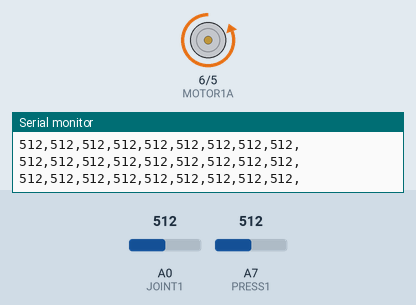
Recording of a sketch running on a simulated Arduino Nano, built with avr-gcc and run on an emulated ATmega328P. Parts: motor-driver pin pairs drawn as motors (green arrow = first pin HIGH = forward, orange = second pin HIGH = backward, longer = more drive), the last lines printed to the serial monitor. The inputs (shaded band) are chosen by the test bench; at power-on: A0 (JOINT1) = 512, A7 (PRESS1) = 512.

Above: at 1.2 s.
1.3 s: A0 (JOINT1) set to 105
4.3 s: A0 (JOINT1) set to 91
At 4.8 s:
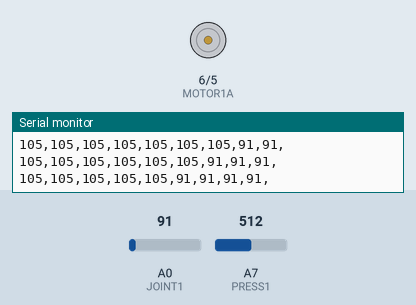
5.8 s: A0 (JOINT1) set to 110
At 6.7 s:
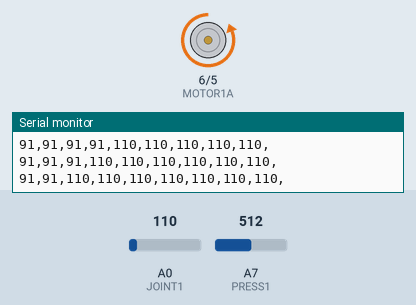
7.3 s: A0 (JOINT1) set to 90
At 8.6 s:
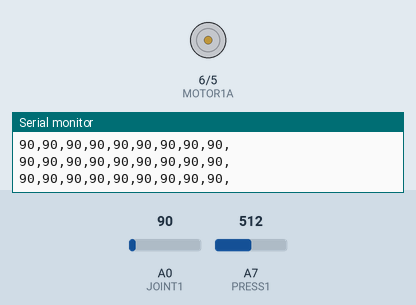
Timing chart, 0 to 9.8 s (numbered marks = the images above; inputs shaded):
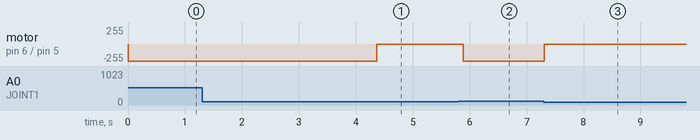

Measured:
- the behaviour switches between 101 and 100 on A0 (JOINT1) (found by bisection; images 0 and 1)
- after the input at 4.3 s, motor on pin 6 (MOTOR1A) / pin 5 (MOTOR1B): backward 255/255 → stopped after 0.07 s
- after the input at 5.8 s, motor on pin 6 (MOTOR1A) / pin 5 (MOTOR1B): stopped → backward 255/255 after 0.09 s
- after the input at 7.3 s, motor on pin 6 (MOTOR1A) / pin 5 (MOTOR1B): backward 255/255 → stopped at once

The sketch:

reg_test.ino
```cpp
#define MOTOR1A 6
#define MOTOR1B 5
#define JOINT1 A0
#define PRESS1 A7

int buff_len = 10;
int reg_buff[] = {0,0,0,0,0,0,0,0,0,0};


void setup() {
  pinMode(MOTOR1A, OUTPUT);
  pinMode(MOTOR1B, OUTPUT);
  pinMode(JOINT1, INPUT);
  pinMode(PRESS1, INPUT);
  Serial.begin(9600);
}


void forward() {
  //Serial.println("forward");
  digitalWrite(MOTOR1A, LOW);
  digitalWrite(MOTOR1B, HIGH);
}

void reverse() {
  digitalWrite(MOTOR1A, HIGH);
  digitalWrite(MOTOR1B, LOW);
}

void motorstop() {
  digitalWrite(MOTOR1A, LOW);
  digitalWrite(MOTOR1B, LOW);
}


void loop() {
  int potValue = analogRead(JOINT1);
  int pressValue = analogRead(PRESS1);
//  Serial.println(potValue);

  for(int i = 0; i < buff_len -1; i++){
    reg_buff[i] = reg_buff[i+1];
  }
  reg_buff[buff_len -1] = potValue;

  for(int i = 0; i < buff_len -1; i++){
    Serial.print(reg_buff[i]);
    Serial.print(',');
  }
    Serial.println(' ');


  //Serial.print(',');
  //Serial.println(pressValue);
  if (potValue > 100){
    forward();
  }
  else{
    motorstop();
  }
  delay(100);
}
```
